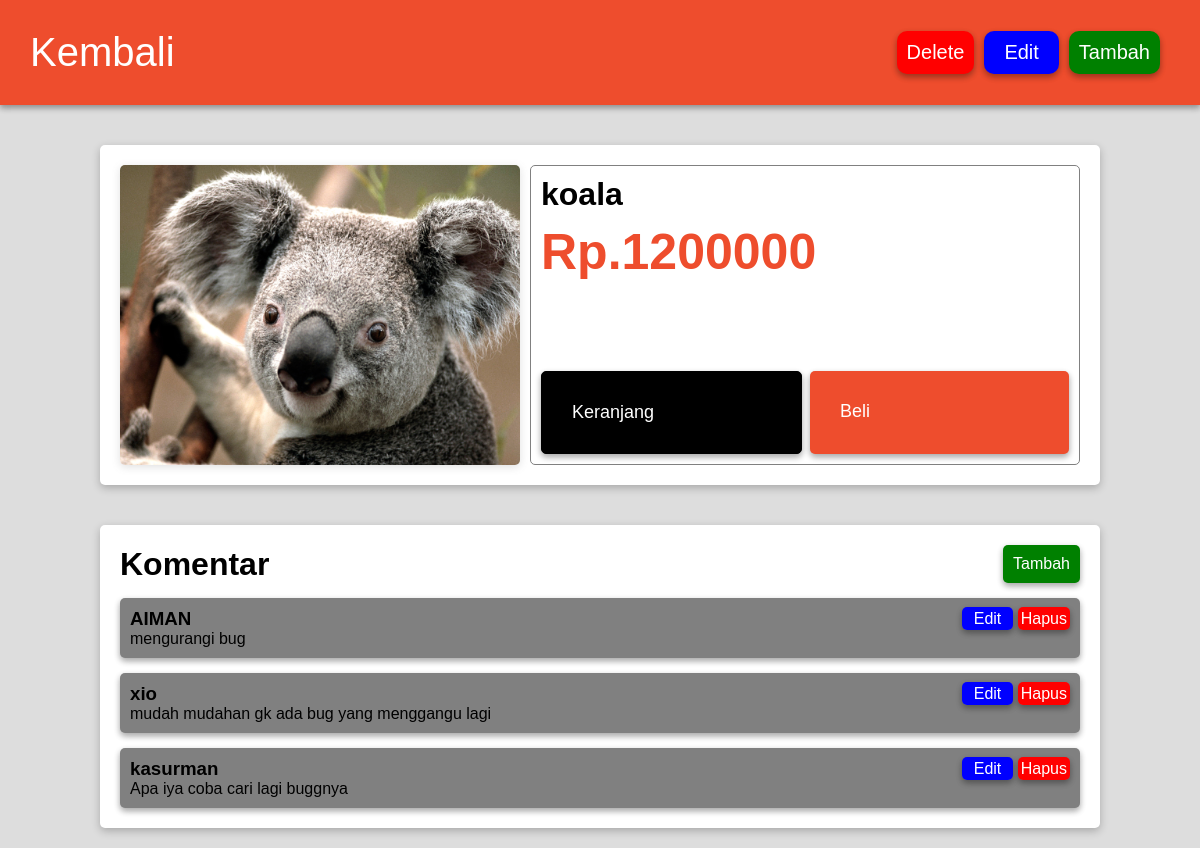
The page /produk.php?id=60 on the database as committed earlier.
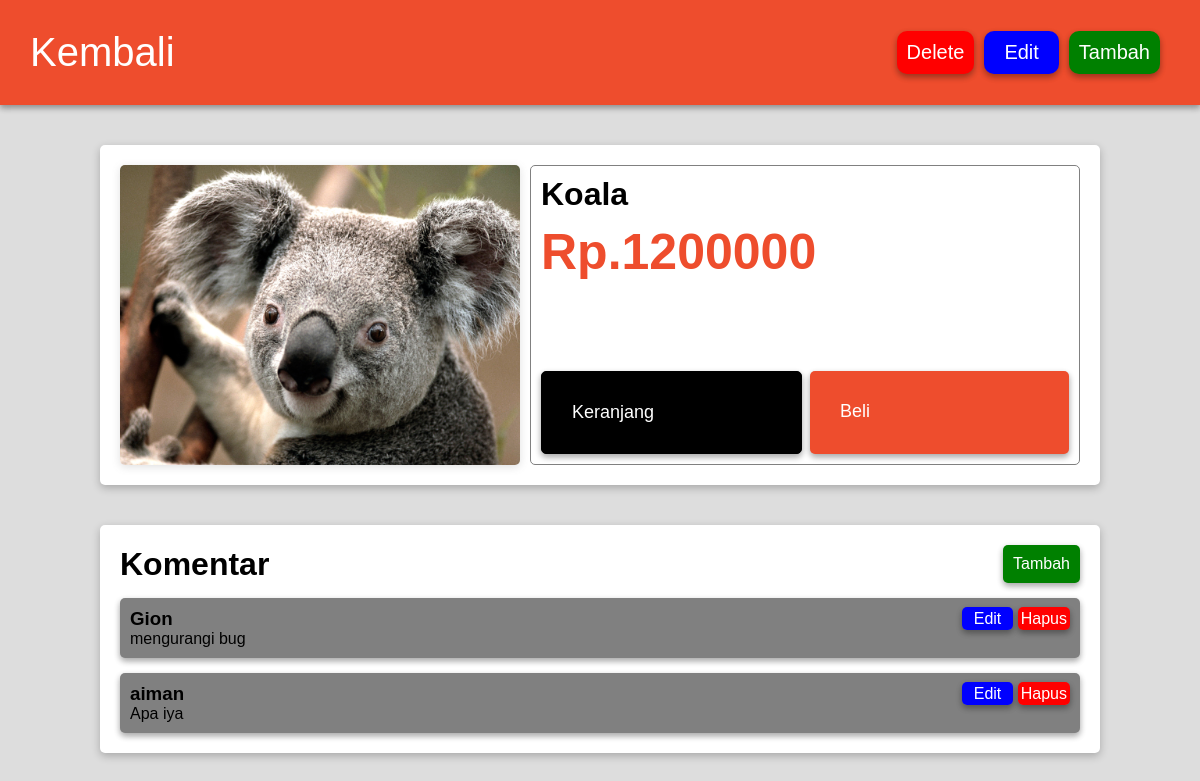
The same page on the database as committed later.
### tables this page shows
CREATE TABLE `produk` (
  `id` int(11) NOT NULL,
  `produk` varchar(50) DEFAULT NULL,
  `keterangan` varchar(200) DEFAULT NULL,
  `harga` int(11) DEFAULT NULL,
  `img` varchar(50) DEFAULT NULL,
  `id_komen` varchar(50) DEFAULT NULL,
  `kategori` varchar(50) DEFAULT NULL
);

CREATE TABLE `komentar_60` (
  `id` int(11) NOT NULL,
  `nama` varchar(50) DEFAULT NULL,
  `komentar` varchar(150) DEFAULT NULL
);

### fungsi.php (called while the page is built, shortened)
<?php
$conn = mysqli_connect('localhost','root','','shop');
function ambil($query){
    global $conn;
    $result = mysqli_query($conn,$query);
    $rows = [];
    while($row = mysqli_fetch_assoc($result) ){
        $rows[] = $row;
    }
    return $rows;
}
?>

### produk.php (the view, shortened to what this page needs)
<?php
    require "fungsi.php";
    $id = $_GET["id"];
    $produk = ambil("SELECT * FROM produk WHERE id = $id")[0];
    $id_komen = $produk["id_komen"];
    $komentar = ambil("SELECT * FROM komentar_$id_komen");
?>
<!DOCTYPE html>
<html lang="en">
<head>
    <link rel="stylesheet" href="css/produk.css">
</head>
<body>
  <div class="navbar">
        <a href="index.php"><h1>Kembali</h1></a>
        <ul class="pilihan">
            <li class="delete"><a href="Delete.php?id=<?= $produk["id"] ?>" onclick="return confirm('Yakin')">Delete</a></li>
            <li class="ganti"><a href="ganti.php?id=<?= $produk["id"] ?>">Edit</a></li>
            <li class="tambah"><a href="tambah.php">Tambah</a></li>
        </ul>
    </div>
    <div class="produk">
        <img src="img/<?= $produk["img"] ?>" alt="jeruk">
        <div class="penjualan">
            <div class="list_produk">
                <h1 class="judul"><?= $produk["produk"] ?></h1>
                <h1 class="harga">Rp.<?= $produk["harga"] ?></h1>
            </div>
            <div class="list_akhir">
                <div  class="tombol_keranjang"><a href="#">Keranjang</a></div>
                <div  class="tombol_beli"><a href="#">Beli</a></div>
            </div>
        </div>
    </div>
    <div class="komentar">
        <div class="list_komentar">
            <div class="kiri"><h1>Komentar</h1></div>
            <div class="kanan"><a href="tambahKomen.php?id=<?= $produk["id"] ?>"
            class="tambahKomen">Tambah</a></div>
        </div>
        <ul class="isi_komentar">
            <?php foreach($komentar as $komen) : ?>
            <li>
                <div class="atas">
                    <div class="kiri"><h3><?= $komen["nama"] ?></h3></div>
                    <div class="kanan">
                        <a href="editKomen.php?id=<?= $produk["id"] ?>&id_komen=<?= $komen["id"] ?>" class="editbutton">Edit</a>
                        <a href="hapusKomen.php?id=<?= $produk["id"] ?>&id_komen=<?= $komen["id"] ?>" onclick="return confirm('Yakin')">Hapus</a>
                    </div>
                </div>
                <p><?= $komen["komentar"] ?></p>
            </li>
            <?php endforeach ; ?>
        </ul>
    </div>
</body>
</html>

### css/produk.css (style rules this page uses)
* { margin:0; padding: 0; }
body { font-family: sans-serif; background-color: #ddd; }
li { list-style: none; box-shadow: rgba(0, 0, 0, 0.16) 0px 3px 6px, rgba(0, 0, 0, 0.23) 0px 3px 6px; }
a { text-decoration: none; }
img { width: 400px; border-radius: 5px; box-shadow: rgba(99, 99, 99, 0.2) 0px 2px 8px 0px; }
.navbar { display: flex; padding: 30px; background-color: #ee4d2d; box-shadow: rgba(0, 0, 0, 0.16) 0px 3px 6px, rgba(0, 0, 0, 0.23) 0px 3px 6px; align-items: center; justify-content: space-between; color: white; }
.navbar h1 { font-weight: 100; }
.navbar ul.pilihan { display: flex; }
.navbar ul.pilihan li.tambah { background-color: green; box-sizing: border-box; border-radius: 10px; padding: 10px; margin-right: 10px; }
.navbar ul.pilihan li.ganti { background-color: blue; box-sizing: border-box; border-radius: 10px; margin-right: 10px; padding: 10px 20px; font-size: 18px; }
.navbar ul.pilihan li.delete { background-color: red; box-sizing: border-box; border-radius: 10px; padding: 10px; margin-right: 10px; }
.navbar a { color: white; font-size: 20px; }
.produk { display: flex; margin: 40px auto; width: 80%; background-color: white; border-radius: 5px; padding: 20px; box-shadow: rgba(0, 0, 0, 0.24) 0px 3px 8px; }
.penjualan { border: 1px solid gray; border-radius: 5px; display: flex; flex-direction: column; justify-content: space-between; margin-left: 10px; width: 100%; }
.list_produk h1 { margin-top: 10px; margin-left: 10px; }
.list_produk h1.harga { font-size: 50px; color: #ee4d2d; }
.list_akhir { margin-bottom: 10px; display: flex; justify-content: center; }
.list_akhir a { color: white; }
.list_akhir .tombol_beli { font-size: 18px; background-color: #ee4d2d; box-shadow: rgba(0, 0, 0, 0.16) 0px 3px 6px, rgba(0, 0, 0, 0.23) 0px 3px 6px; width: 50%; margin-right: 10px; border-radius: 5px; padding: 30px; }
.list_akhir .tombol_keranjang { font-size: 18px; width: 50%; padding: 30px; margin-right: 8px; margin-left: 10px; border: 1px solid black; border-radius: 5px; background-color: black; box-shadow: rgba(0, 0, 0, 0.16) 0px 3px 6px, rgba(0, 0, 0, 0.23) 0px 3px 6px; }
.komentar { width: 80%; margin: 0px auto; background-color: white; border-radius: 5px; padding: 20px; margin-bottom: 20px; box-shadow: rgba(0, 0, 0, 0.24) 0px 3px 8px; }
.list_komentar { display: flex; justify-content: space-between; align-items: center; }
.list_komentar .kanan { padding: 10px; background-color: green; border-radius: 5px; box-shadow: rgba(0, 0, 0, 0.16) 0px 3px 6px, rgba(0, 0, 0, 0.23) 0px 3px 6px; color: white; }
ul.isi_komentar { margin-top: 15px; }
ul.isi_komentar li { margin-top: 15px; padding: 10px; border-radius: 5px; background-color: gray; }
ul.isi_komentar li .atas { display: flex; justify-content: space-between; align-items: center; }
ul.isi_komentar li .atas .kanan a { padding: 3px; background-color: red; box-shadow: rgba(0, 0, 0, 0.16) 0px 3px 6px, rgba(0, 0, 0, 0.23) 0px 3px 6px; border-radius: 5px; color: white; }
ul.isi_komentar li .atas .kanan a.editbutton { background-color: blue; padding: 3px 12px; }
.tambahKomen { color: white; }

Rows that differ between the two databases and show on the page:
removed komentar_60: nama "xio", komentar "mudah mudahan gk ada bug yang menggangu lagi"
removed komentar_60: nama "kasurman", komentar "Apa iya coba cari lagi buggnya"
changed produk: produk "koala" → "Koala"
changed komentar_60 "mengurangi bug": nama "AIMAN" → "Gion"
added komentar_60: nama "aiman", komentar "Apa iya"
